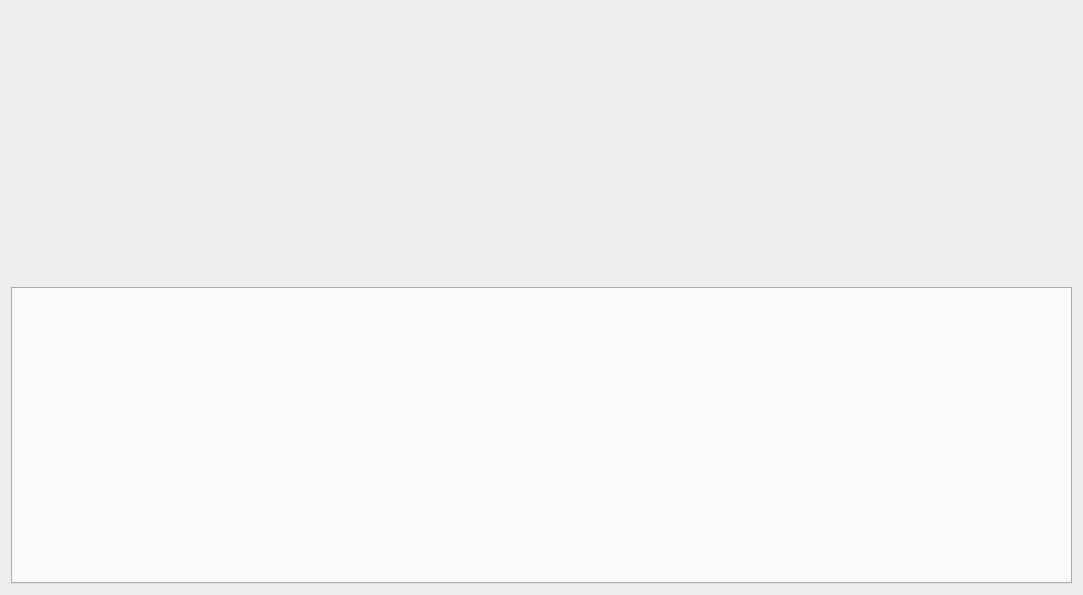
<?xml version="1.0" encoding="UTF-8"?>
<ui version="4.0">
 <class>Home_MainWid</class>
 <widget class="QWidget" name="Home_MainWid">
  <property name="geometry">
   <rect>
    <x>0</x>
    <y>0</y>
    <width>1083</width>
    <height>595</height>
   </rect>
  </property>
  <property name="windowTitle">
   <string>Form</string>
  </property>
  <layout class="QGridLayout" name="gridLayout">
   <item row="0" column="0">
    <widget class="QWidget" name="workWid" native="true">
     <property name="minimumSize">
      <size>
       <width>0</width>
       <height>270</height>
      </size>
     </property>
     <property name="maximumSize">
      <size>
       <width>16777215</width>
       <height>280</height>
      </size>
     </property>
    </widget>
   </item>
   <item row="1" column="0">
    <widget class="QTabWidget" name="tabWidget">
     <property name="minimumSize">
      <size>
       <width>160</width>
       <height>0</height>
      </size>
     </property>
     <property name="font">
      <font>
       <family>微软雅黑</family>
       <pointsize>12</pointsize>
      </font>
     </property>
     <property name="contextMenuPolicy">
      <enum>Qt::PreventContextMenu</enum>
     </property>
     <property name="tabPosition">
      <enum>QTabWidget::East</enum>
     </property>
     <property name="tabShape">
      <enum>QTabWidget::Triangular</enum>
     </property>
     <property name="currentIndex">
      <number>-1</number>
     </property>
    </widget>
   </item>
  </layout>
 </widget>
 <resources/>
 <connections/>
</ui>
